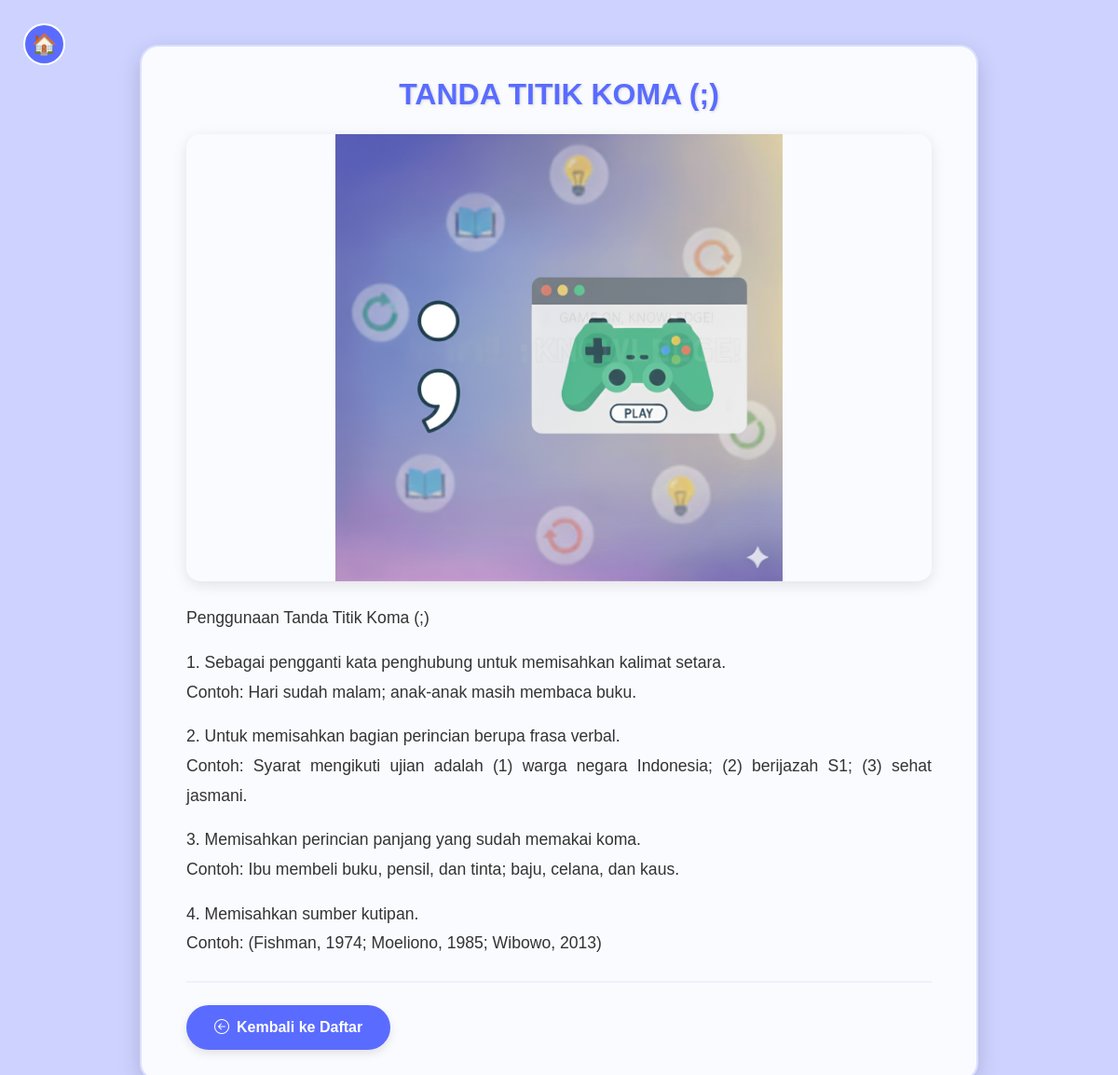
The page /materi/MateriDetail/3/ on the database its author committed.
### materi/models.py (models this page shows, shortened)
class Materi(models.Model):
    judul = models.CharField(max_length=200)
    teks = models.TextField()
    gambar = models.ImageField(upload_to='materi_images/', blank=True, null=True)

### materi/views.py (the view)
# urls.py: path('MateriDetail/<int:id>/', views.MateriDetail, name='materi_detail'),
def MateriDetail(request, id):
    materi = get_object_or_404(Materi, id=id)
    return render(request, 'materi/MateriDetail.html', {'materi': materi})

### materi/templates/materi/MateriDetail.html (shortened to what this page needs)
{% load static %}
<!DOCTYPE html>
<html lang="id">
<head>
    <link href="https://cdn.jsdelivr.net/npm/bootstrap@5.3.3/dist/css/bootstrap.min.css" rel="stylesheet" />
    <link href="https://cdn.jsdelivr.net/npm/bootstrap-icons@1.11.3/font/bootstrap-icons.css" rel="stylesheet" />
</head>
<body>
    <a href="/blog/home" class="btn-home">🏠</a>
    <div class="container py-5">
        <div class="content-card">
            <h1 class="materi-title text-center mb-4">{{ materi.judul }}</h1>
            {% if materi.gambar %}
            <img src="{{ materi.gambar.url }}"
                 alt="{{ materi.judul }}"
                 class="materi-image">
            {% endif %}
            <div class="materi-content">
                {{ materi.teks|linebreaks }}
            </div>
            <hr class="my-4">
            <div class="d-flex justify-content-between align-items-center">
                <a href="{% url 'materi_menu' %}" class="navigation-button">
                    <i class="bi bi-arrow-left-circle"></i>Kembali ke Daftar
                </a>
            </div>
        </div>
    </div>
</body>
</html>

### rows shown on the page
Materi: judul "TANDA TITIK KOMA (;)", gambar (picture), teks "Penggunaan Tanda Titik Koma (;) 1. Sebagai pengganti kata penghubung untuk memisahkan kalimat setara. Contoh: Hari sudah malam; anak-anak masih membaca buku. 2. Untuk memisahkan bagian perincian berupa frasa verbal. Contoh: Syarat mengikuti ujian adalah (1) warga negara Indonesia; (2) berijazah S1; (3) sehat jasmani. 3. Memisahkan perincian panjang yang sudah memakai koma. Contoh: Ibu membeli buku, pensil, dan tinta; baju, celana, dan kaus. 4. Memisahkan sumber kutipan. Contoh: (Fishman, 1974; Moeliono, 1985; Wibowo, 2013)"
